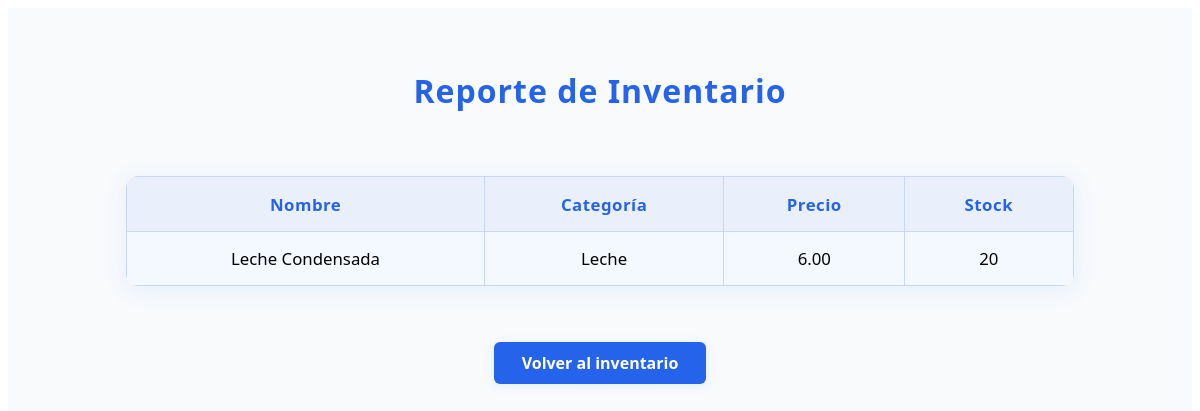
Before: /operador/reporte/ with the older database file.
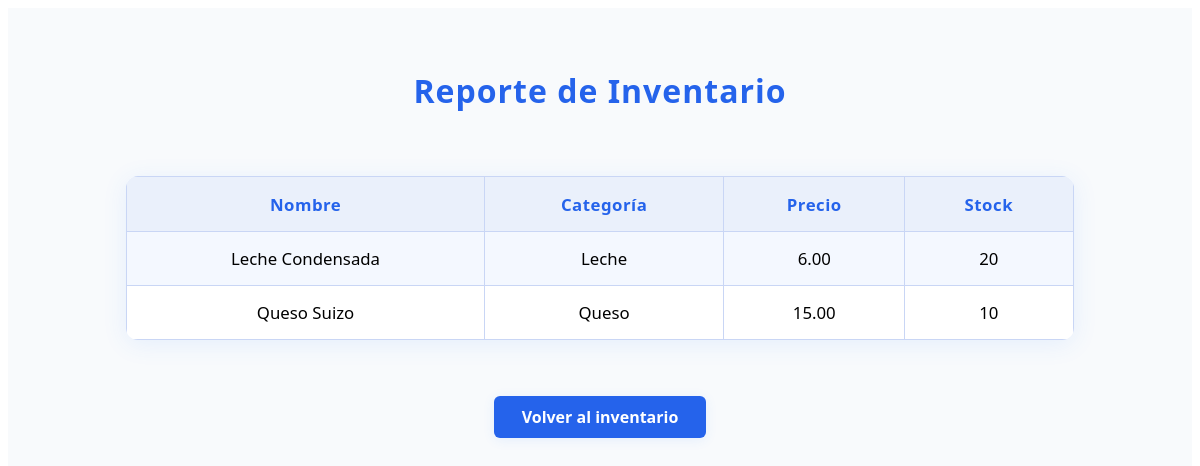
After: the same page with the newer database file.
### Cliente/producto/models.py (models this page shows, shortened)
class Producto(models.Model):
    id_producto = models.AutoField(primary_key=True)
    id_categoria = models.ForeignKey(Categoria, on_delete=models.CASCADE)
    nombre_producto = models.CharField(max_length=50)
    precio = models.DecimalField(max_digits=10, decimal_places=2)
    stock = models.IntegerField()

class Categoria(models.Model):
    id_categoria = models.AutoField(primary_key=True)
    nombre_categoria = models.CharField(max_length=50)
    descripcion = models.CharField(max_length=50)

### Operador/Inventario/Controller/InventarioController.py (the view)
# urls.py: path('reporte/', InventarioController.reporte_inventario, name='reporte_inventario'),
def reporte_inventario(request):
    productos = Producto.objects.all()
    return render(request, 'inventario/reporte_inventario.html', {'productos': productos})

### Operador/Inventario/templates/inventario/reporte_inventario.html (shortened to what this page needs)
{% load static %}
<!DOCTYPE html>
<html>
<head>
    <link rel="stylesheet" href="{% static 'inventario/reporte_inventario.css' %}">
</head>
<body>
    <div class="reporte-inventario-root">
        <h1>Reporte de Inventario</h1>
        <table class="reporte-inventario-table">
            <tr>
                <th>Nombre</th>
                <th>Categoría</th>
                <th>Precio</th>
                <th>Stock</th>
            </tr>
            {% for producto in productos %}
            <tr>
                <td>{{ producto.nombre_producto }}</td>
                <td>{{ producto.id_categoria.nombre_categoria }}</td>
                <td>{{ producto.precio }}</td>
                <td>{{ producto.stock }}</td>
            </tr>
            {% endfor %}
        </table>
        <a href="{% url 'ver_inventario' %}" class="volver-link">Volver al inventario</a>
    </div>
</body>
</html>

Changed rows visible on the page:
added Producto: nombre_producto "Queso Suizo", id_categoria.nombre_categoria "Queso", precio "15.00", stock "10"
